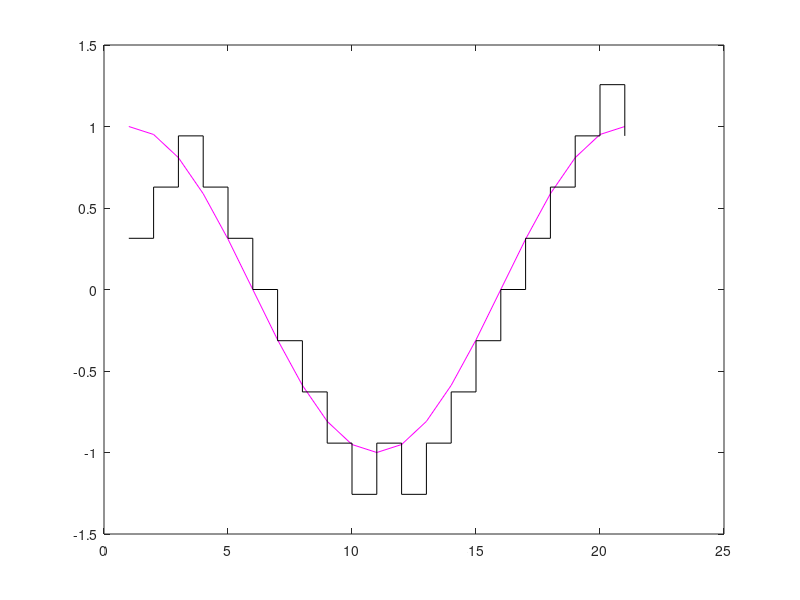

Write the MATLAB code that produced this figure.
clear;
%DM Transmitter 
fm=1;%frequency
fs=20*fm;%sampling frequncy
am=1;%amplitude
t=0:1/fs:1%time
x=am*cos(2*pi*fm*t)%Sinusoidal signal
plot(x,'m-');hold on;
d=(2*pi*fm*am)/fs;%Sinusoidal Signal
for n=1:length(x)
    if n==1
        e(n)=x(n);
        eq(n)=d*sign(e(n));
        xq(n)=eq(n);
    else
        e(n)=x(n)-xq(n-1);
        eq(n)=d*sign(e(n));
        xq(n)=eq(n)+xq(n-1);
    end
end
stairs(xq,'black');

%Transmitted  DM sequence
for n=1:length(x);
    if e(n)>0
        dm(n)=1;
    else
        dm(n)=0;
    end
end
